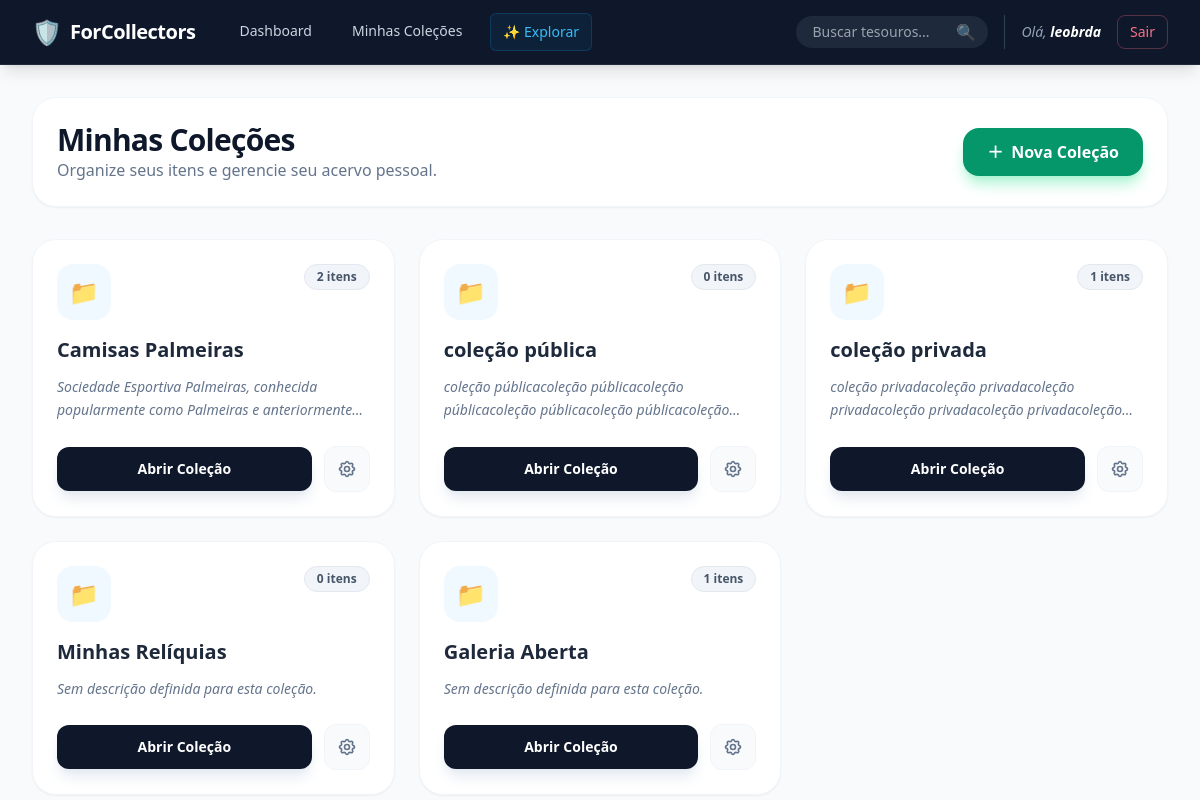
The app's page / (signed in) with its own data.
### albums/models.py (models this page shows, shortened)
class Collection(models.Model):
    name = models.CharField(max_length=100, verbose_name="Nome da Coleção")
    description = models.TextField(blank=True, null=True, verbose_name="Descrição")
    owner = models.ForeignKey(User, on_delete=models.CASCADE, related_name="collections")
    created_at = models.DateTimeField(auto_now_add=True)
    is_public = models.BooleanField(default=False, verbose_name="Tornar coleção pública?")

### albums/views.py (the view)
# urls.py: path('', views.album_list, name='album_list'),
@login_required
def album_list(request):
    my_collections = Collection.objects.filter(owner=request.user)
    return render(request, 'albums/album_list.html', {'collections': my_collections})

### albums/templates/albums/album_list.html (shortened to what this page needs)
{% extends 'base.html' %}
{% block content %}
<div class="space-y-8 animate-fadeIn">
    <div class="flex flex-col md:flex-row md:items-center justify-between gap-4 bg-white p-6 rounded-3xl shadow-sm border border-slate-100">
        <div>
            <h1 class="text-3xl font-black text-slate-900 tracking-tight">Minhas Coleções</h1>
            <p class="text-slate-500">Organize seus itens e gerencie seu acervo pessoal.</p>
        </div>
        <a href="{% url 'collection_create' %}" class="inline-flex items-center justify-center px-6 py-3 bg-emerald-600 hover:bg-emerald-700 text-white font-bold rounded-2xl shadow-lg shadow-emerald-200 transition-all transform hover:-translate-y-1">
            <span class="mr-2">＋</span> Nova Coleção
        </a>
    </div>
    <div class="grid grid-cols-1 md:grid-cols-2 lg:grid-cols-3 gap-6">
        {% for collection in collections %}
            <div class="group bg-white rounded-3xl border border-slate-100 shadow-sm hover:shadow-xl hover:border-sky-100 transition-all duration-300 flex flex-col h-full">
                <div class="p-6 flex flex-col h-full">
                    <div class="flex justify-between items-start mb-4">
                        <div class="bg-sky-50 p-3 rounded-2xl">
                            <span class="text-2xl">📁</span>
                        </div>
                        <span class="inline-flex items-center px-3 py-1 rounded-full text-xs font-bold bg-slate-100 text-slate-600 border border-slate-200">
                            {{ collection.items.count }} itens
                        </span>
                    </div>
                    <div class="flex-grow min-w-0">
                        <h4 class="text-xl font-bold text-slate-800 group-hover:text-sky-600 transition-colors truncate" title="{{ collection.name }}">
                            {{ collection.name }}
                        </h4>
                        <p class="mt-3 text-slate-500 text-sm leading-relaxed line-clamp-2 italic">
                            {{ collection.description|default:"Sem descrição definida para esta coleção." }}
                        </p>
                    </div>
                    <div class="mt-6 flex items-center gap-3">
                        <a href="{% url 'collection_detail' collection.pk %}" class="flex-grow inline-flex items-center justify-center px-4 py-3 bg-slate-900 hover:bg-sky-600 text-white text-sm font-bold rounded-xl transition-colors shadow-lg shadow-slate-200">
                            Abrir Coleção
                        </a>
                        <a href="{% url 'collection_update' collection.pk %}" class="inline-flex items-center justify-center p-3 bg-slate-50 hover:bg-slate-200 text-slate-500 rounded-xl transition-colors border border-slate-100" title="Editar Coleção">
                        </a>
                    </div>
                </div>
            </div>
        {% endfor %}
    </div>
</div>
{% endblock %}

### templates/base.html (shortened to what this page needs)
<!DOCTYPE html>
<html lang="pt-br">
<head>
    <script src="https://cdn.tailwindcss.com"></script>
</head>
<body class="bg-slate-50 text-slate-900 font-sans antialiased">
    <nav x-data="{ open: false }" class="bg-slate-900 border-b border-slate-800 shadow-lg sticky top-0 z-50">
        <div class="max-w-7xl mx-auto px-4 sm:px-6 lg:px-8">
            <div class="flex justify-between h-16">
                <div class="flex items-center">
                    <a href="{% url 'dashboard' %}" class="flex-shrink-0 flex items-center space-x-2 text-white">
                        <span class="text-2xl">🛡️</span>
                        <span class="font-bold text-xl tracking-tight">ForCollectors</span>
                    </a>
                    {% if user.is_authenticated %}
                    <div class="hidden md:ml-8 md:flex md:space-x-4">
                        <a href="{% url 'dashboard' %}" class="text-slate-300 hover:bg-slate-800 hover:text-white px-3 py-2 rounded-md text-sm font-medium transition">Dashboard</a>
                        <a href="{% url 'album_list' %}" class="text-slate-300 hover:bg-slate-800 hover:text-white px-3 py-2 rounded-md text-sm font-medium transition">Minhas Coleções</a>
                        <a href="{% url 'explore' %}" class="bg-sky-600/10 text-sky-400 border border-sky-500/20 hover:bg-sky-600/20 px-3 py-2 rounded-md text-sm font-medium transition">✨ Explorar</a>
                    </div>
                    {% endif %}
                </div>
                <div class="hidden md:flex items-center space-x-4">
                    {% if user.is_authenticated %}
                        <form action="{% url 'global_search' %}" method="GET" class="relative group">
                            <input type="search" name="q" placeholder="Buscar tesouros..."
                                   class="bg-slate-800 text-slate-200 text-sm rounded-full pl-4 pr-10 py-1.5 focus:outline-none focus:ring-2 focus:ring-sky-500 focus:bg-slate-700 w-48 transition-all duration-300 group-hover:w-64">
                            <button type="submit" class="absolute right-3 top-1/2 -translate-y-1/2 opacity-50 hover:opacity-100">🔍</button>
                        </form>
                        <div class="flex items-center space-x-4 ml-4 pl-4 border-l border-slate-700">
                            <span class="text-slate-400 text-sm italic">Olá, <span class="text-white font-semibold">{{ user.username }}</span></span>
                            <form action="{% url 'logout' %}" method="post">
                                <button type="submit" class="text-rose-400 hover:text-white border border-rose-400/30 hover:bg-rose-500 px-3 py-1.5 rounded-lg text-sm font-medium transition">Sair</button>
                            </form>
                        </div>
                    {% else %}
                        <a href="{% url 'login' %}" class="text-slate-300 hover:text-white text-sm font-medium">Entrar</a>
                        <a href="{% url 'signup' %}" class="bg-sky-600 hover:bg-sky-500 text-white px-4 py-2 rounded-lg text-sm font-medium shadow-md transition">Criar Conta</a>
                    {% endif %}
                </div>
            </div>
        </div>
    </nav>
    <div class="max-w-7xl mx-auto px-4 sm:px-6 lg:px-8 mt-8">
        <main>
            {% block content %}
            {% endblock %}
        </main>
    </div>
</body>
</html>

### albums/templates/albums/album_list.html (style rules this page uses)
.line-clamp-2 { display: -webkit-box; -webkit-line-clamp: 2; -webkit-box-orient: vertical; overflow: hidden; }
.animate-fadeIn { animation: fadeIn 0.5s ease-out forwards; }

### records on screen
Collection: items.count "2", name "Camisas Palmeiras", description "Sociedade Esportiva Palmeiras, conhecida popularmente como Palmeiras e…"
Collection: items.count "0", name "coleção pública", description "coleção públicacoleção públicacoleção públicacoleção públicacoleção…"
Collection: items.count "1", name "coleção privada", description "coleção privadacoleção privadacoleção privadacoleção privadacoleção…"
Collection: items.count "0", name "Minhas Relíquias", description "Sem descrição definida para esta coleção."
Collection: items.count "1", name "Galeria Aberta", description "Sem descrição definida para esta coleção."

### other values on screen
{{ user.username }} "leobrda"
